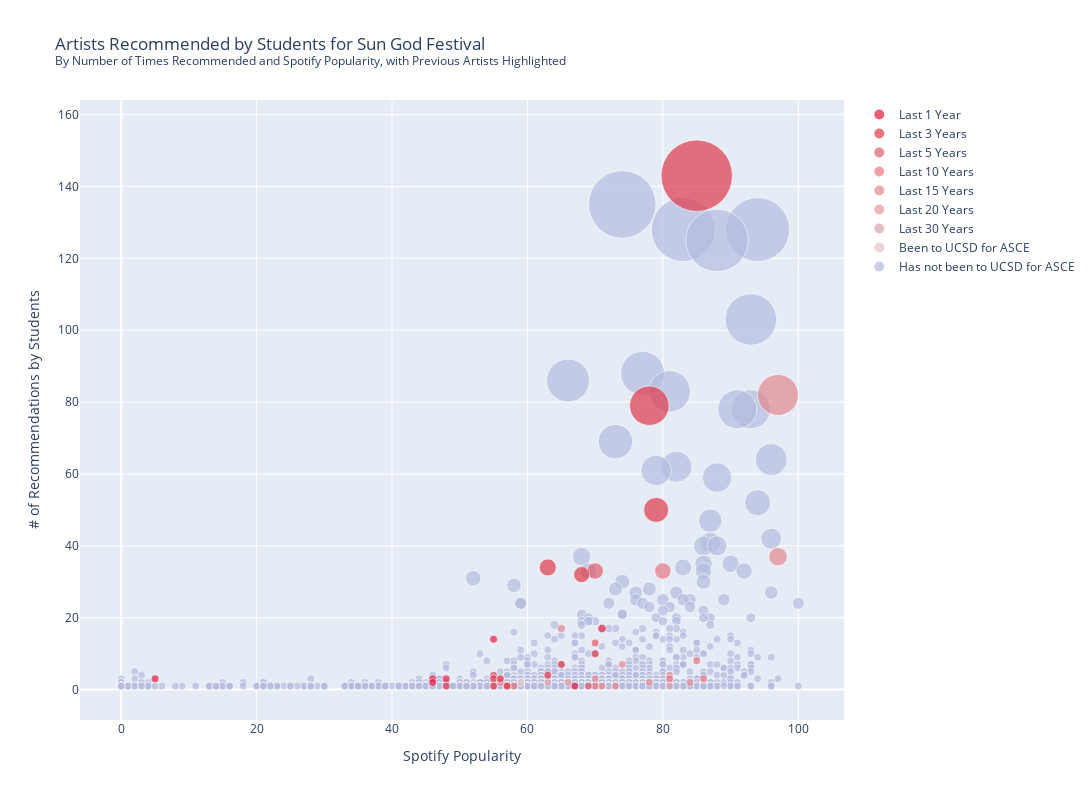

The code cell stored with this chart in its notebook:
### Code cell
import plotly.graph_objs as go

# Gradient based on how recently they've come, or an opposite colour if they haven't
color_map={'Last 1 Year': '#e31b43',
           'Last 3 Years': '#e03a4a',
           'Last 5 Years': '#de5f6c',
           'Last 10 Years': '#e67782',
           'Last 15 Years': '#e38891',
           'Last 20 Years': '#e39aa2',
           'Last 30 Years': '#dba4aa',
           'Been to UCSD for ASCE': '#e6c1c5',
           'Has not been to UCSD for ASCE': '#b4bce0'
          }

stemmed_artists.rename(columns={'count': '# of Recommendations by Students', 'popularity': 'Spotify Popularity'}, inplace=True)
stemmed_artists['Artist Name'] = stemmed_artists.index

# Create scatter plot, layering the most recent artists on top of the older appearances/those who never came to UCSD
fig = go.Figure()
for ind, year_group in enumerate(reversed(color_map.keys())):
    data_subset = stemmed_artists[stemmed_artists['Most Recent Year'] == year_group]
    
    fig.add_trace(go.Scatter(
        x=data_subset['Spotify Popularity'],
        y=data_subset['# of Recommendations by Students'],
        mode='markers',
        marker=dict(
            size=data_subset['# of Recommendations by Students'],
            sizemode='diameter',
            sizemin=4,
            sizeref=2.0,
            color=data_subset['Most Recent Year'].map(color_map)
        ),
        legendrank=-ind,
        customdata=data_subset[['Artist Name', 'Most Recent Year']],
        name=year_group,
    ))

# Titles and styling
fig.update_layout(
    title={
        'text': "Artists Recommended by Students for Sun God Festival<br>"
                "<sup>By Number of Times Recommended and Spotify Popularity, with Previous Artists Highlighted</sup>",
    },
    xaxis=dict(title="Spotify Popularity"),
    yaxis=dict(title="# of Recommendations by Students"),
    height=800,
    width=1200,
    hoverlabel=dict(
        font=dict(color="#222"),
        bordercolor="white",
    ),
    legend= {'itemsizing': 'constant'}
)

# Custom tooltip for the bubbles
fig.update_traces(marker=dict(line=dict(color='white', width=0.75)))
fig.update_traces(
    hovertemplate=(
        "<br><b>%{customdata[0]}</b><br>—<br>"
        "%{customdata[1]}<br>"
        "%{y} // Number of Recommendations by Students<br>"
        "%{x} // Spotify Popularity<br><br>"
        "<extra></extra>"
    )
)

# Lighten the background colour of each hover label by about half
for trace in fig.data:
    trace_name = trace.name
    if trace_name in color_map:
        rgba = mcolors.to_rgba(color_map[trace_name], alpha=0.5)
        rgb = [str(255*(1-(1-x)/2)) for x in rgba][:3]
        trace.hoverlabel = dict(bgcolor='rgb('+','.join(rgb[:3])+')')
fig.show()

### Figure 1 — Plotly figure (JSON) as saved in the notebook; plotly's stock layout.template omitted (floating-point values rounded to 4 significant figures; data arrays with more than 128 entries replaced by an {"elided": "..."} marker saying what was removed)
{"data": [{"customdata": {"elided": "1335x2 str values"}, "hoverlabel": {"bgcolor": "rgb(217.50000000000003,221.5,239.5)"}, "hovertemplate": "<br><b>%{customdata[0]}</b><br>—<br>%{customdata[1]}<br>%{y} // Number of Recommendations by Students<br>%{x} // Spotify Popularity<br><br><extra></extra>", "legendrank": 0, "marker": {"color": {"elided": "1335 str values"}, "line": {"color": "white", "width": 0.75}, "size": {"elided": "1335 int values"}, "sizemin": 4, "sizemode": "diameter", "sizeref": 2}, "mode": "markers", "name": "Has not been to UCSD for ASCE", "type": "scatter", "x": {"elided": "1335 int values"}, "y": {"elided": "1335 int values"}}, {"customdata": [["They Might Be Giants", "Been to UCSD for ASCE"]], "hoverlabel": {"bgcolor": "rgb(242.5,224.0,226.0)"}, "hovertemplate": "<br><b>%{customdata[0]}</b><br>—<br>%{customdata[1]}<br>%{y} // Number of Recommendations by Students<br>%{x} // Spotify Popularity<br><br><extra></extra>", "legendrank": -1, "marker": {"color": ["#e6c1c5"], "line": {"color": "white", "width": 0.75}, "size": [2], "sizemin": 4, "sizemode": "diameter", "sizeref": 2}, "mode": "markers", "name": "Been to UCSD for ASCE", "type": "scatter", "x": [59], "y": [2]}, {"customdata": [["311", "Last 30 Years"], ["Black Eyed Peas", "Last 30 Years"], ["Social Distortion", "Last 30 Years"]], "hoverlabel": {"bgcolor": "rgb(237.0,209.5,212.49999999999997)"}, "hovertemplate": "<br><b>%{customdata[0]}</b><br>—<br>%{customdata[1]}<br>%{y} // Number of Recommendations by Students<br>%{x} // Spotify Popularity<br><br><extra></extra>", "legendrank": -2, "marker": {"color": ["#dba4aa", "#dba4aa", "#dba4aa"], "line": {"color": "white", "width": 0.75}, "size": [2, 1, 1], "sizemin": 4, "sizemode": "diameter", "sizeref": 2}, "mode": "markers", "name": "Last 30 Years", "type": "scatter", "x": [63, 81, 57], "y": [2, 1, 1]}, {"customdata": [["My Chemical Romance", "Last 20 Years"], ["Neon Trees", "Last 20 Years"]], "hoverlabel": {"bgcolor": "rgb(241.0,204.5,208.5)"}, "hovertemplate": "<br><b>%{customdata[0]}</b><br>—<br>%{customdata[1]}<br>%{y} // Number of Recommendations by Students<br>%{x} // Spotify Popularity<br><br><extra></extra>", "legendrank": -3, "marker": {"color": ["#e39aa2", "#e39aa2"], "line": {"color": "white", "width": 0.75}, "size": [4, 2], "sizemin": 4, "sizemode": "diameter", "sizeref": 2}, "mode": "markers", "name": "Last 20 Years", "type": "scatter", "x": [81, 66], "y": [4, 2]}, {"customdata": [["Kendrick Lamar", "Last 15 Years"], ["Drake", "Last 15 Years"], ["Porter Robinson", "Last 15 Years"], ["Joey Bada$$", "Last 15 Years"], ["Jimmy Eat World", "Last 15 Years"], ["Macklemore", "Last 15 Years"], ["Audien", "Last 15 Years"], ["Ty Dolla $ign", "Last 15 Years"], ["Crystal Castles", "Last 15 Years"], ["Mike Posner", "Last 15 Years"]], "hoverlabel": {"bgcolor": "rgb(241.0,195.49999999999997,200.0)"}, "hovertemplate": "<br><b>%{customdata[0]}</b><br>—<br>%{customdata[1]}<br>%{y} // Number of Recommendations by Students<br>%{x} // Spotify Popularity<br><br><extra></extra>", "legendrank": -4, "marker": {"color": ["#e38891", "#e38891", "#e38891", "#e38891", "#e38891", "#e38891", "#e38891", "#e38891", "#e38891", "#e38891"], "line": {"color": "white", "width": 0.75}, "size": [82, 37, 17, 7, 3, 2, 2, 2, 1, 1], "sizemin": 4, "sizemode": "diameter", "sizeref": 2}, "mode": "markers", "name": "Last 15 Years", "type": "scatter", "x": [97, 97, 65, 74, 70, 78, 56, 84, 73, 71], "y": [82, 37, 17, 7, 3, 2, 2, 2, 1, 1]}, {"customdata": [["Joji", "Last 10 Years"], ["Cuco", "Last 10 Years"], ["Vince Staples", "Last 10 Years"], ["Khalid", "Last 10 Years"], ["Miguel", "Last 10 Years"], ["Snoop Dogg", "Last 10 Years"], ["Ashe", "Last 10 Years"], ["Hayley Kiyoko", "Last 10 Years"], ["Bad Suns", "Last 10 Years"]], "hoverlabel": {"bgcolor": "rgb(242.5,187.00000000000003,192.5)"}, "hovertemplate": "<br><b>%{customdata[0]}</b><br>—<br>%{customdata[1]}<br>%{y} // Number of Recommendations by Students<br>%{x} // Spotify Popularity<br><br><extra></extra>", "legendrank": -5, "marker": {"color": ["#e67782", "#e67782", "#e67782", "#e67782", "#e67782", "#e67782", "#e67782", "#e67782", "#e67782"], "line": {"color": "white", "width": 0.75}, "size": [33, 13, 13, 8, 3, 3, 1, 1, 1], "sizemin": 4, "sizemode": "diameter", "sizeref": 2}, "mode": "markers", "name": "Last 10 Years", "type": "scatter", "x": [80, 70, 70, 85, 81, 86, 70, 58, 57], "y": [33, 13, 13, 8, 3, 3, 1, 1, 1]}, {"customdata": [["Omar Apollo", "Last 5 Years"], ["Eric Nam", "Last 5 Years"], ["Gryffin", "Last 5 Years"]], "hoverlabel": {"bgcolor": "rgb(238.5,175.0,181.5)"}, "hovertemplate": "<br><b>%{customdata[0]}</b><br>—<br>%{customdata[1]}<br>%{y} // Number of Recommendations by Students<br>%{x} // Spotify Popularity<br><br><extra></extra>", "legendrank": -6, "marker": {"color": ["#de5f6c", "#de5f6c", "#de5f6c"], "line": {"color": "white", "width": 0.75}, "size": [33, 4, 1], "sizemin": 4, "sizemode": "diameter", "sizeref": 2}, "mode": "markers", "name": "Last 5 Years", "type": "scatter", "x": [70, 55, 69], "y": [33, 4, 1]}, {"customdata": [["Laufey", "Last 3 Years"], ["Keshi", "Last 3 Years"], ["NIKI", "Last 3 Years"], ["Knock2", "Last 3 Years"], ["Role Model", "Last 3 Years"], ["Smino", "Last 3 Years"], ["Dayglow", "Last 3 Years"], ["Jordan Ward", "Last 3 Years"], ["Aidan Bissett", "Last 3 Years"], ["Peach Tree Rascals", "Last 3 Years"], ["Isaac Dunbar", "Last 3 Years"], ["Khai Dreams", "Last 3 Years"], ["Sarah Kang", "Last 3 Years"]], "hoverlabel": {"bgcolor": "rgb(239.5,156.5,164.5)"}, "hovertemplate": "<br><b>%{customdata[0]}</b><br>—<br>%{customdata[1]}<br>%{y} // Number of Recommendations by Students<br>%{x} // Spotify Popularity<br><br><extra></extra>", "legendrank": -7, "marker": {"color": ["#e03a4a", "#e03a4a", "#e03a4a", "#e03a4a", "#e03a4a", "#e03a4a", "#e03a4a", "#e03a4a", "#e03a4a", "#e03a4a", "#e03a4a", "#e03a4a", "#e03a4a"], "line": {"color": "white", "width": 0.75}, "size": [143, 79, 50, 34, 32, 10, 7, 4, 3, 3, 1, 1, 1], "sizemin": 4, "sizemode": "diameter", "sizeref": 2}, "mode": "markers", "name": "Last 3 Years", "type": "scatter", "x": [85, 78, 79, 63, 68, 70, 65, 63, 55, 56, 48, 55, 57], "y": [143, 79, 50, 34, 32, 10, 7, 4, 3, 3, 1, 1, 1]}, {"customdata": [["Thee Sacred Souls", "Last 1 Year"], ["William Black", "Last 1 Year"], ["Tiffany Day", "Last 1 Year"], ["sundial", "Last 1 Year"], ["DJ Mandy", "Last 1 Year"], ["Frex", "Last 1 Year"], ["Larry June", "Last 1 Year"]], "hoverlabel": {"bgcolor": "rgb(241.0,141.0,161.0)"}, "hovertemplate": "<br><b>%{customdata[0]}</b><br>—<br>%{customdata[1]}<br>%{y} // Number of Recommendations by Students<br>%{x} // Spotify Popularity<br><br><extra></extra>", "legendrank": -8, "marker": {"color": ["#e31b43", "#e31b43", "#e31b43", "#e31b43", "#e31b43", "#e31b43", "#e31b43"], "line": {"color": "white", "width": 0.75}, "size": [17, 14, 3, 3, 3, 2, 1], "sizemin": 4, "sizemode": "diameter", "sizeref": 2}, "mode": "markers", "name": "Last 1 Year", "type": "scatter", "x": [71, 55, 48, 46, 5, 46, 67], "y": [17, 14, 3, 3, 3, 2, 1]}], "layout": {"height": 800, "hoverlabel": {"bordercolor": "white", "font": {"color": "#222"}}, "legend": {"itemsizing": "constant"}, "title": {"text": "Artists Recommended by Students for Sun God Festival<br><sup>By Number of Times Recommended and Spotify Popularity, with Previous Artists Highlighted</sup>"}, "width": 1200, "xaxis": {"autorange": true, "range": [-6.019, 106.6], "title": {"text": "Spotify Popularity"}, "type": "linear"}, "yaxis": {"autorange": true, "range": [-8.461, 164.1], "title": {"text": "# of Recommendations by Students"}, "type": "linear"}}}
